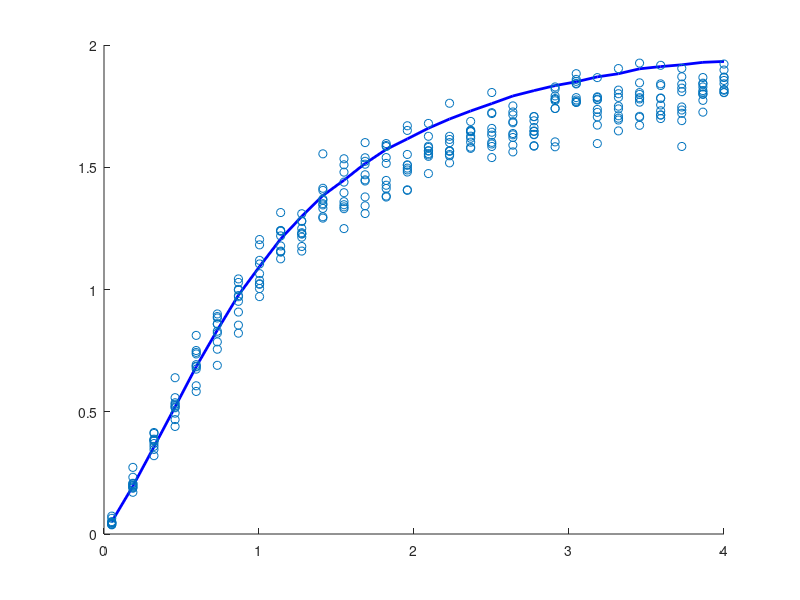

The MATLAB script that drew this image: (Note: this script raises an error after producing the figure.)
close all;
clear all;

%load OptM_LapPred.mat
load replicaMapError_lambda=1.mat
%load replicaL2Error_lambda=1.mat



hold on;


p1=plot(kappaSet, q0ReplicaMAP,'b');
%p2= plot(kappaSet, q0ReplicaL2,'r');
%p3 = plot(kappaSet, qOpt,'k--');

set(p1,'Linewidth',2)
%set(p2,'Linewidth',2)
%set(p3,'Linewidth',2);

%legend('MAP','L2 Regularizer','Optimal M-estimator');


% tlhand = get(gca,'title')
% set(tlhand,'string','Asymptotic MSE of MAP, L2 regularizer, and Optimal M-Estimator','fontsize',18)
% 
% xlhand = get(gca,'xlabel')
% set(xlhand,'string','\kappa (P/N)','fontsize',16) 
% 
% 
% ylhand = get(gca,'ylabel')
% set(ylhand,'string','Mean Squared Error per Coefficient (MSE)','fontsize',16) 
% 
% %Set font size of numbering on axes
% set(gca,'FontSize',14)








%% Fix and use for scatter plots
numSim = size(qErrMAP,1);
numK = size(qErrMAP,2);
kappaMat = repmat(kappaSet, numSim, 1);
kappaSetVec = reshape(kappaMat,1,numK*numSim);
qErrVecMAP = reshape(qErrMAP,1,numK*numSim);

scatter(kappaSetVec, qErrVecMAP,'r.');
 
pThy = plot(kappaSet, q0Replica,'k');

set(pThy,'Linewidth',2.5);

%legend('Simulations','Theory')

xlabel('kappa');
ylabel('error')
toc




title('Validating results with Gaussian Noise Laplacian coefficients and and L1 regularizer, lambda =2')
